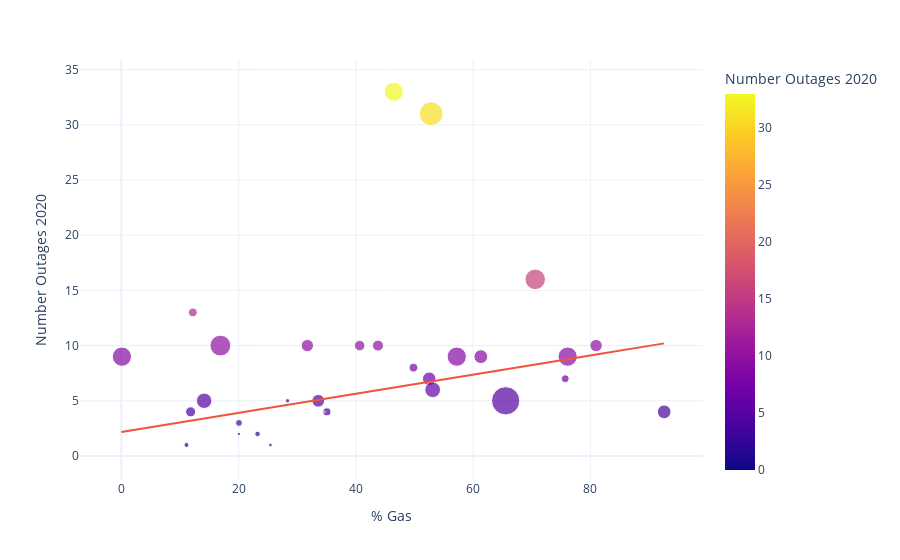

The cell this chart's notebook holds for it:
### Code cell
fig = px.scatter(df, x='% Gas', y='Number Outages 2020', hover_name=df.index,
           size='People affected by Outages 2020',
          color='Number Outages 2020', trendline='ols',
                template='plotly_white')
fig.show()
results = px.get_trendline_results(fig)
results.px_fit_results.iloc[0].summary()

### Figure 1 — Plotly figure (JSON) as saved in the notebook; plotly's stock layout.template omitted (floating-point values rounded to 4 significant figures)
{"data": [{"hovertemplate": "<b>%{hovertext}</b><br><br>% Gas=%{x}<br>Number Outages 2020=%{marker.color}<br>People affected by Outages 2020=%{marker.size}<extra></extra>", "hovertext": ["Connecticut", "Maine", "Massachusetts", "New Hampshire", "Rhode Island", "Vermont", "New Jersey", "New York", "Pennsylvania", "Illinois", "Indiana", "Michigan", "Ohio", "Wisconsin", "Iowa", "Kansas", "Minnesota", "Missouri", "Nebraska", "North Dakota", "South Dakota", "Delaware", "Florida", "Georgia", "Maryland", "North Carolina", "South Carolina", "Virginia", "West Virginia", "Alabama", "Kentucky", "Mississippi", "Tennessee", "Arkansas", "Louisiana", "Oklahoma", "Texas", "Arizona", "Colorado", "Idaho", "Montana", "Nevada", "New Mexico", "Utah", "Wyoming", "California", "Oregon", "Washington", "Alaska", "Hawaii"], "legendgroup": "", "marker": {"color": [9, 10, 9, 0, 0, 9, 0, 0, 7, 5, 4, 5, 10, 0, 4, 0, 2, 1, 3, 0, 0, 4, 7, 8, 0, 0, 0, 9, 0, 10, 2, 10, 3, 10, 16, 6, 31, 2, 4, 1, 0, 5, 0, 1, 2, 33, 5, 13, 0, 0], "coloraxis": "coloraxis", "size": [2011803, 2351803, 2011803, 0, 0, 2011803, 0, 0, 992987, 1291000, 349122, 872827, 655563, 0, 550000, 0, 60004, 135000, 0, 0, 0, 1023110, 339077, 428474, 0, 0, 0, 1038822, 0, 596074, 164136, 830465, 250000, 823147, 2292937, 1345700, 3069784, 0, 13000, 0, 0, 4345945, 0, 73000, 0, 1975141, 103000, 421500, 0, 0], "sizemode": "area", "sizeref": 10860.0, "symbol": "circle"}, "mode": "markers", "name": "", "orientation": "v", "showlegend": false, "type": "scatter", "x": [57.21, 16.89, 76.12, 22.97, 92.19, 0.09066, 50.49, 40.32, 52.51, 14.12, 35.06, 33.58, 43.77, 34.86, 11.81, 5.722, 20.05, 11.1, 4.158, 3.551, 7.329, 92.59, 75.71, 49.82, 39.78, 33.58, 25.09, 61.31, 5.043, 40.65, 23.23, 80.98, 20.06, 31.72, 70.59, 53.1, 52.84, 46.69, 34.68, 20.41, 1.647, 65.55, 36.15, 25.43, 3.474, 46.46, 28.35, 12.19, 37.74, 0], "xaxis": "x", "y": [9, 10, 9, 0, 0, 9, 0, 0, 7, 5, 4, 5, 10, 0, 4, 0, 2, 1, 3, 0, 0, 4, 7, 8, 0, 0, 0, 9, 0, 10, 2, 10, 3, 10, 16, 6, 31, 2, 4, 1, 0, 5, 0, 1, 2, 33, 5, 13, 0, 0], "yaxis": "y"}, {"hovertemplate": "<b>OLS trendline</b><br>Number Outages 2020 = 0.0868103 * % Gas + 2.16376<br>R<sup>2</sup>=0.095985<br><br>% Gas=%{x}<br>Number Outages 2020=%{y} <b>(trend)</b><extra></extra>", "legendgroup": "", "marker": {"symbol": "circle"}, "mode": "lines", "name": "", "showlegend": false, "type": "scatter", "x": [0, 0.09066, 1.647, 3.474, 3.551, 4.158, 5.043, 5.722, 7.329, 11.1, 11.81, 12.19, 14.12, 16.89, 20.05, 20.06, 20.41, 22.97, 23.23, 25.09, 25.43, 28.35, 31.72, 33.58, 33.58, 34.68, 34.86, 35.06, 36.15, 37.74, 39.78, 40.32, 40.65, 43.77, 46.46, 46.69, 49.82, 50.49, 52.51, 52.84, 53.1, 57.21, 61.31, 65.55, 70.59, 75.71, 76.12, 80.98, 92.19, 92.59], "xaxis": "x", "y": [2.164, 2.172, 2.307, 2.465, 2.472, 2.525, 2.602, 2.661, 2.8, 3.127, 3.189, 3.222, 3.389, 3.63, 3.904, 3.905, 3.936, 4.158, 4.18, 4.342, 4.371, 4.625, 4.918, 5.079, 5.079, 5.175, 5.19, 5.207, 5.302, 5.44, 5.617, 5.664, 5.692, 5.963, 6.197, 6.217, 6.489, 6.547, 6.722, 6.751, 6.774, 7.13, 7.487, 7.854, 8.292, 8.737, 8.772, 9.193, 10.17, 10.2], "yaxis": "y"}], "layout": {"coloraxis": {"colorbar": {"title": {"text": "Number Outages 2020"}}, "colorscale": [[0, "#0d0887"], [0.1111, "#46039f"], [0.2222, "#7201a8"], [0.3333, "#9c179e"], [0.4444, "#bd3786"], [0.5556, "#d8576b"], [0.6667, "#ed7953"], [0.7778, "#fb9f3a"], [0.8889, "#fdca26"], [1, "#f0f921"]]}, "legend": {"itemsizing": "constant", "tracegroupgap": 0}, "margin": {"t": 60}, "xaxis": {"anchor": "y", "domain": [0, 1], "title": {"text": "% Gas"}}, "yaxis": {"anchor": "x", "domain": [0, 1], "title": {"text": "Number Outages 2020"}}}}
